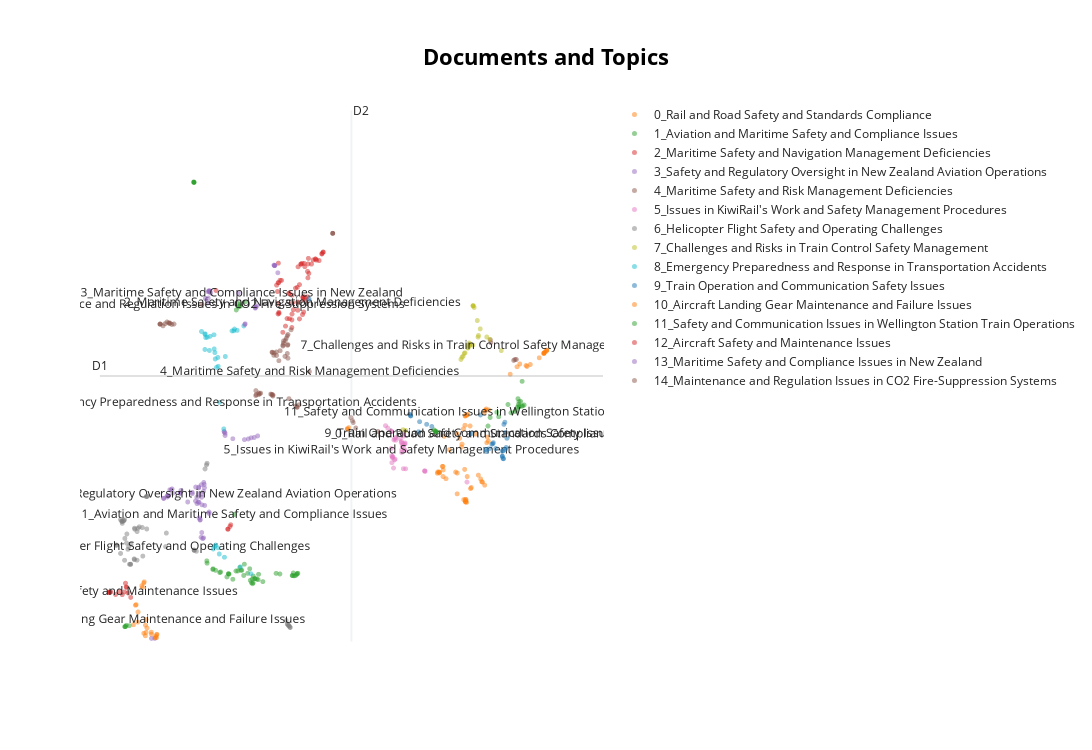

The code cell stored with this chart in its notebook:
### Code cell
topic_model = BERTopic.load("demo_group_model")

all_data = pd.concat(modes_dfs)

array_embeddings = column_to_2darray(all_data['si_embedding'])

reduced_array_embeddings = UMAP(n_neighbors=5, n_components=2, min_dist=0.0, metric='cosine', random_state=42).fit_transform(array_embeddings)

visualization = topic_model.visualize_documents(all_data['si'].to_list(), embeddings=array_embeddings, reduced_embeddings=reduced_array_embeddings)

with open(os.path.join('topic_visuals', 'demo_group_model_visual.html'), 'w') as f:
    visualization.write_html(f)

visualization
